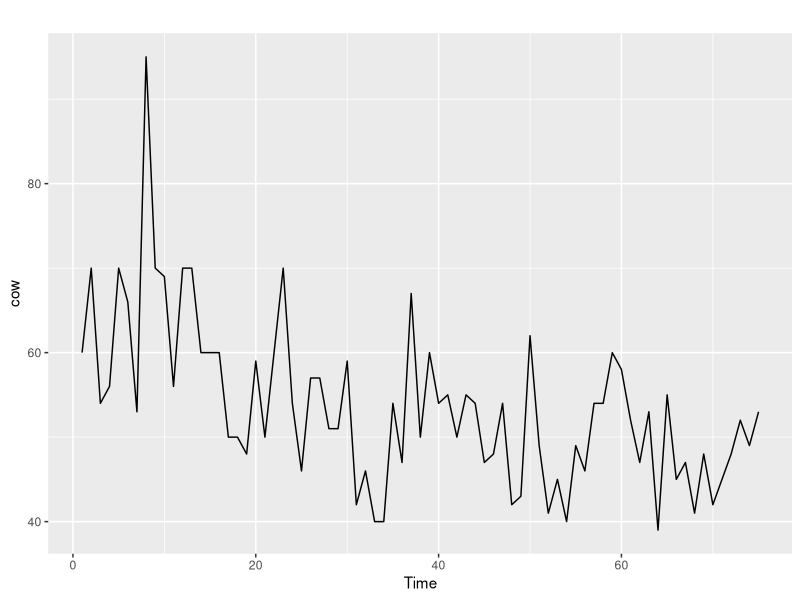
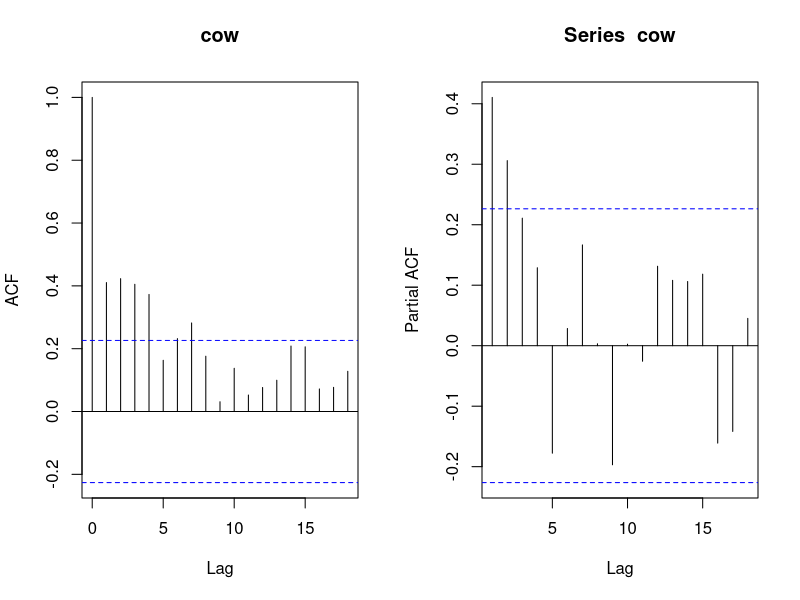
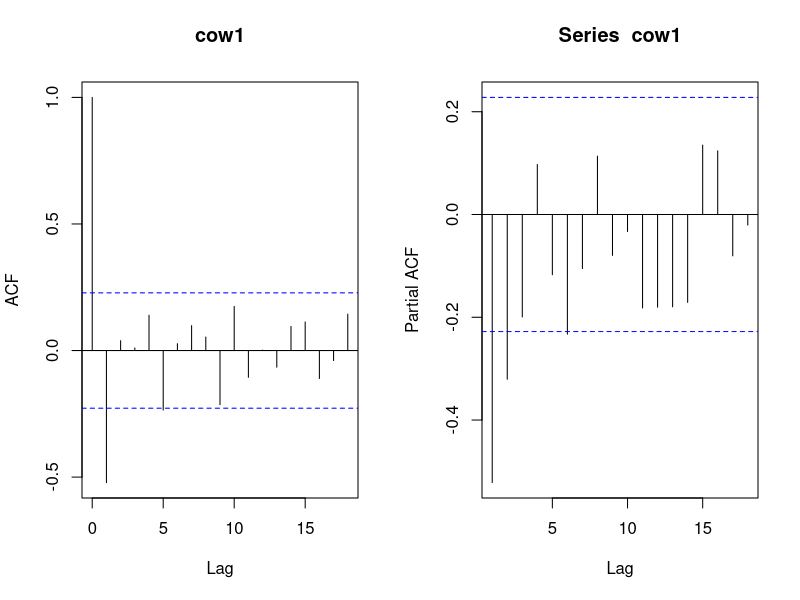
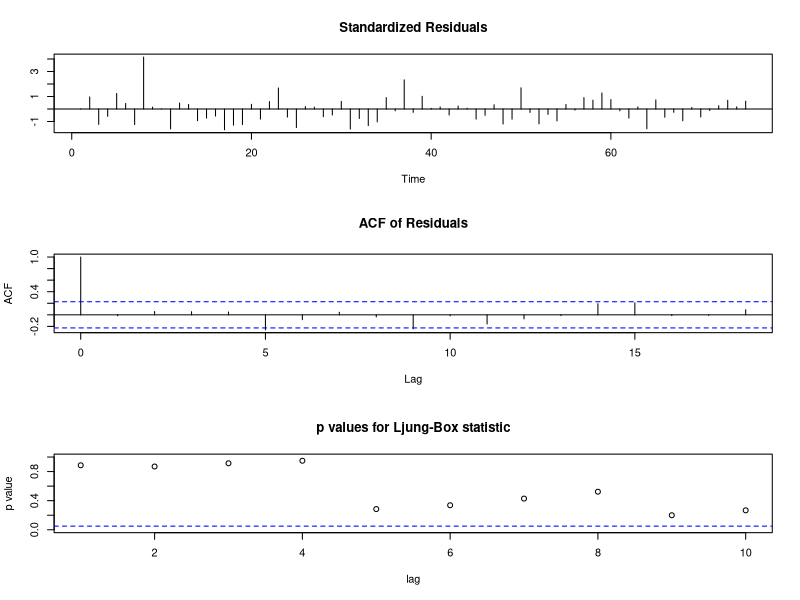
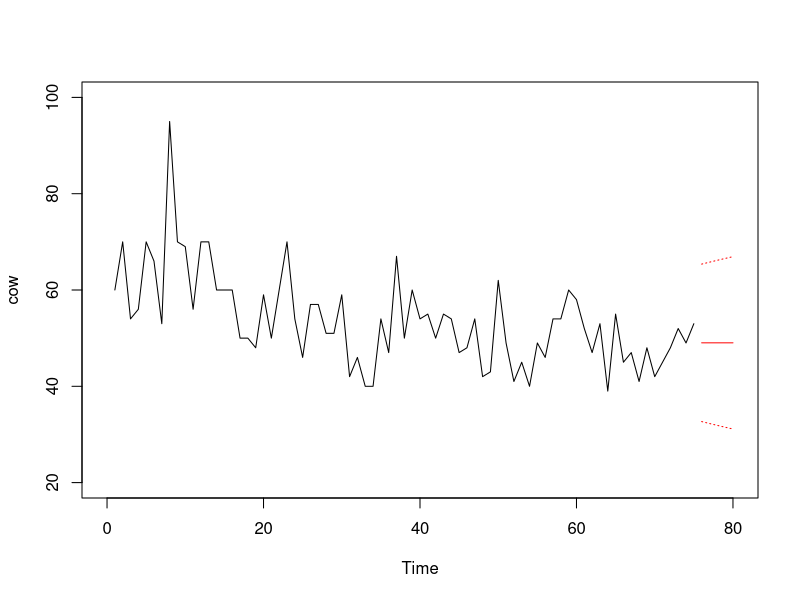
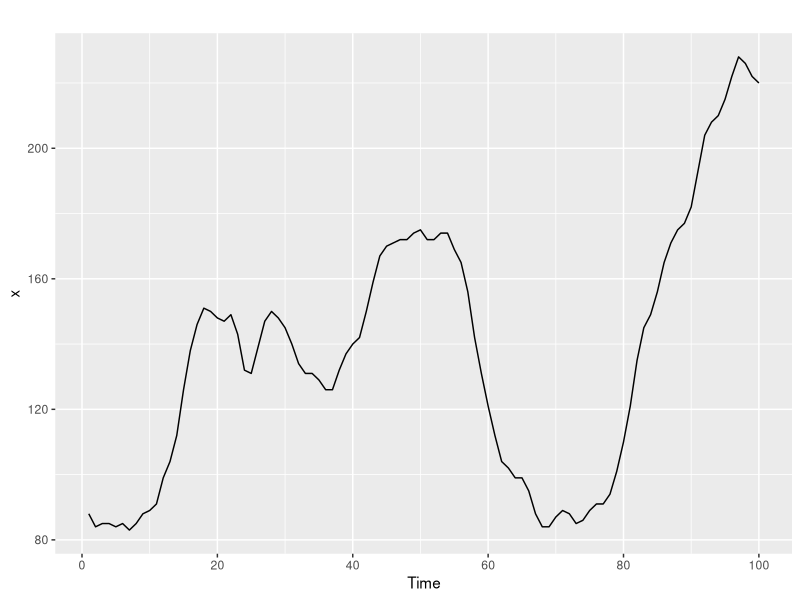
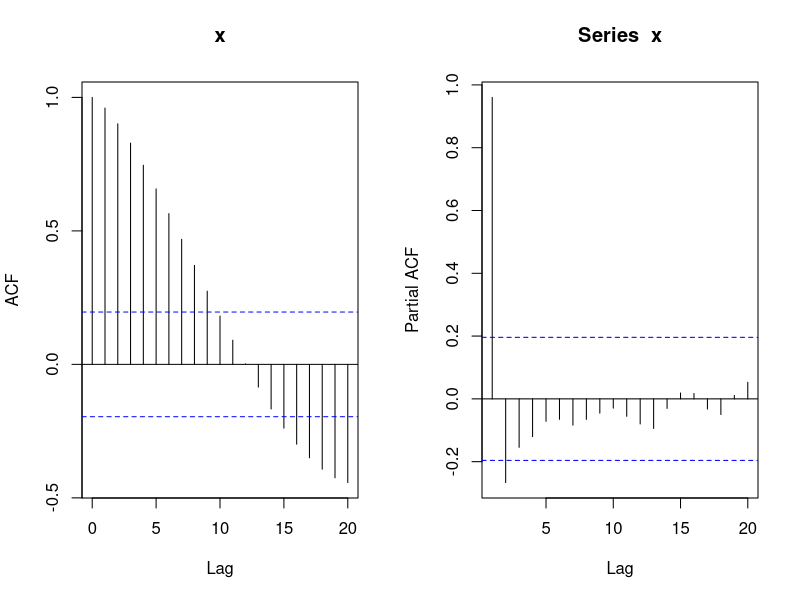
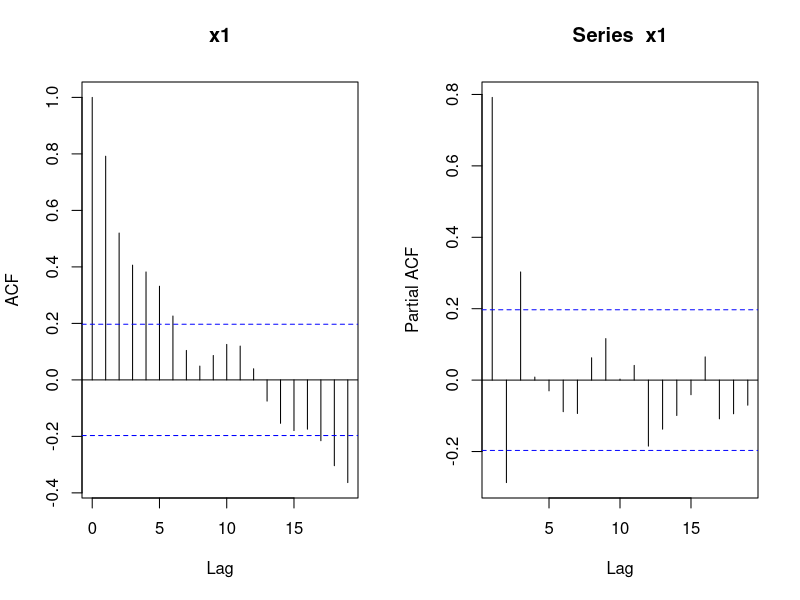

Generate these figures, in order, with R:
library(tseries)
library(forecast)
#'cow.dat'data
data<-read.table('cow.dat')
cow<-as.ts(data)
autoplot(cow)
par(mfrow=c(1,2))
acf(cow,main='cow')
pacf(cow)
adf.test(cow)
cow1<-diff(cow)
acf(cow1,main='cow1')
pacf(cow1)
adf.test(cow1)
auto.arima(cow,d=0,approximation=F,max.p=5, max.q=5)
auto.arima(cow,d=1,approximation=F,max.p=5, max.q=5)
fit1<-arima(cow,order=c(0,1,1))
tsdiag(fit1)
Box.test(fit1$residuals,lag=1)
par(mfrow=c(1,1))
plot(cow,xlim=c(0,80),ylim=c(20,100),ylab='cow')
cow.pred<-predict(fit1,n.ahead=5)
lines(cow.pred$pred,col="red")
lines(cow.pred$pred+2*cow.pred$se,col="red",lty=3)
lines(cow.pred$pred-2*cow.pred$se,col="red",lty=3)

#'wwwusage.txt' data
data1<-read.table('wwwusage.txt',header=T)
x<-as.ts(data1)
autoplot(x)
par(mfrow=c(1,2))
acf(x)
pacf(x)
x1<-diff(x)
acf(x1,main='x1')
pacf(x1)
x2<-diff(x1)
acf(x2,main='x2')
pacf(x2)
adf.test(x2)
auto.arima(x,d=2,approximation = F,max.p=5, max.q=5)
fit2<-arima(x,order=c(0,2,3))
fit2
fit3<-arima(x,order=c(2,2,0))
fit3
tsdiag(fit3)
Box.test(fit3$residuals,lag=1)
par(mfrow=c(1,1))
plot(x,xlim=c(0,105),ylim=c(80,280),ylab='x')
x.pred<-predict(fit3,n.ahead=5)
lines(x.pred$pred,col="red")
lines(x.pred$pred+2*x.pred$se,col="red",lty=3)
lines(x.pred$pred-2*x.pred$se,col="red",lty=3)
